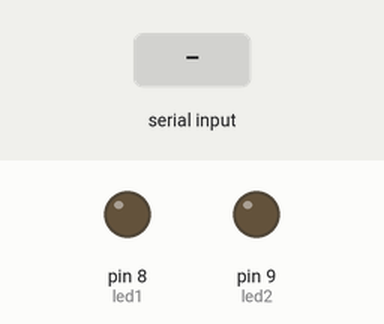
Recording of a sketch running on a simulated Arduino Uno, built with avr-gcc and run on an emulated ATmega328P. On the bench: output pins drawn as LEDs (lit = HIGH). The test bench sets the inputs (shaded band).

Above: at 1.2 s.
1.3 s: "A" received over Serial
At 2.5 s:
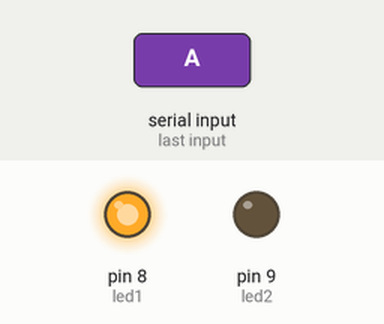
2.8 s: "B" received over Serial
At 3.8 s:
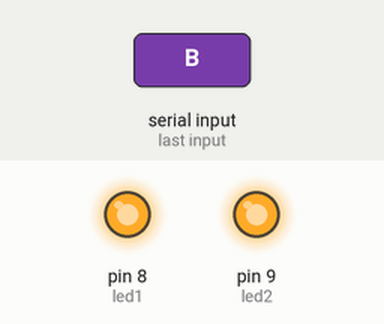
4.3 s: "a" received over Serial
At 4.9 s:
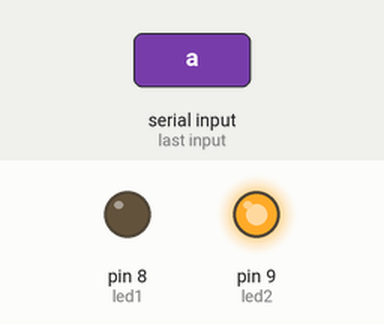
5.8 s: "b" received over Serial
At 6.1 s:
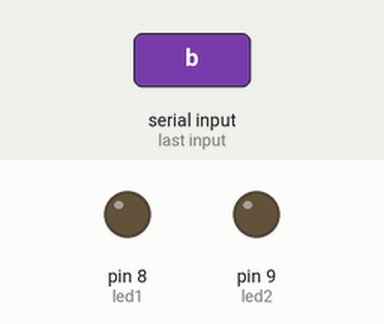
Timing chart, 0 to 8.3 s (numbered marks = the images above; inputs shaded):
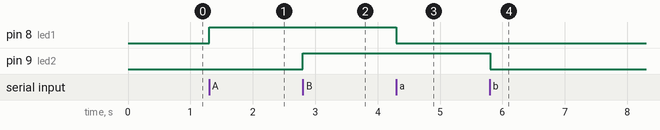

Measured:
- after the input at 1.3 s, pin 8 (led1): LOW → HIGH at once
- after the input at 2.8 s, pin 9 (led2): LOW → HIGH at once
- after the input at 4.3 s, pin 8 (led1): HIGH → LOW at once
- after the input at 5.8 s, pin 9 (led2): HIGH → LOW at once

The sketch:

home_automation_system1.ino
```cpp
char data = 0;
int led1 = 8;
int led2 = 9;

void setup() {
  Serial.begin(9600);
  pinMode(led1, OUTPUT);
  pinMode(led2, OUTPUT);
  digitalWrite(led1, LOW);
  digitalWrite(led2, LOW);
}

void loop() {
  if (Serial.available()) {
    data = Serial.read();

    if (data == 'A') digitalWrite(led1, HIGH);
    if (data == 'a') digitalWrite(led1, LOW);
    if (data == 'B') digitalWrite(led2, HIGH);
    if (data == 'b') digitalWrite(led2, LOW);
  }
}
```
